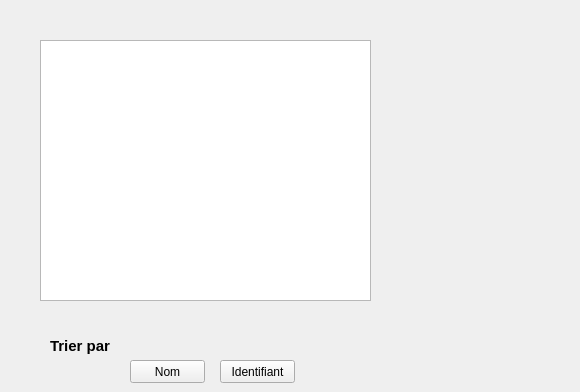
      <widget class="QWidget" name="tab_affiche">
       <attribute name="icon">
        <iconset>
         <normaloff>../../Projet C++/103781041_261928508227230_1140366451975261143_n.png</normaloff>../../Projet C++/103781041_261928508227230_1140366451975261143_n.png</iconset>
       </attribute>
       <attribute name="title">
        <string>    Afficher</string>
       </attribute>
       <widget class="QLabel" name="label_8">
        <property name="geometry">
         <rect>
          <x>430</x>
          <y>40</y>
          <width>141</width>
          <height>271</height>
         </rect>
        </property>
        <property name="text">
         <string/>
        </property>
        <property name="pixmap">
         <pixmap>../../Projet C++/afficher.jpg</pixmap>
        </property>
       </widget>
       <widget class="QTableView" name="table_F">
        <property name="geometry">
         <rect>
          <x>40</x>
          <y>40</y>
          <width>331</width>
          <height>261</height>
         </rect>
        </property>
       </widget>
       <widget class="QLabel" name="label_12">
        <property name="geometry">
         <rect>
          <x>50</x>
          <y>320</y>
          <width>71</width>
          <height>51</height>
         </rect>
        </property>
        <property name="font">
         <font>
          <pointsize>11</pointsize>
          <weight>75</weight>
          <bold>true</bold>
         </font>
        </property>
        <property name="text">
         <string>Trier par   :</string>
        </property>
       </widget>
       <widget class="QPushButton" name="pushButton">
        <property name="geometry">
         <rect>
          <x>130</x>
          <y>360</y>
          <width>75</width>
          <height>23</height>
         </rect>
        </property>
        <property name="text">
         <string>Nom</string>
        </property>
       </widget>
       <widget class="QPushButton" name="pushButton_5">
        <property name="geometry">
         <rect>
          <x>220</x>
          <y>360</y>
          <width>75</width>
          <height>23</height>
         </rect>
        </property>
        <property name="text">
         <string>Identifiant</string>
        </property>
       </widget>
      </widget>
